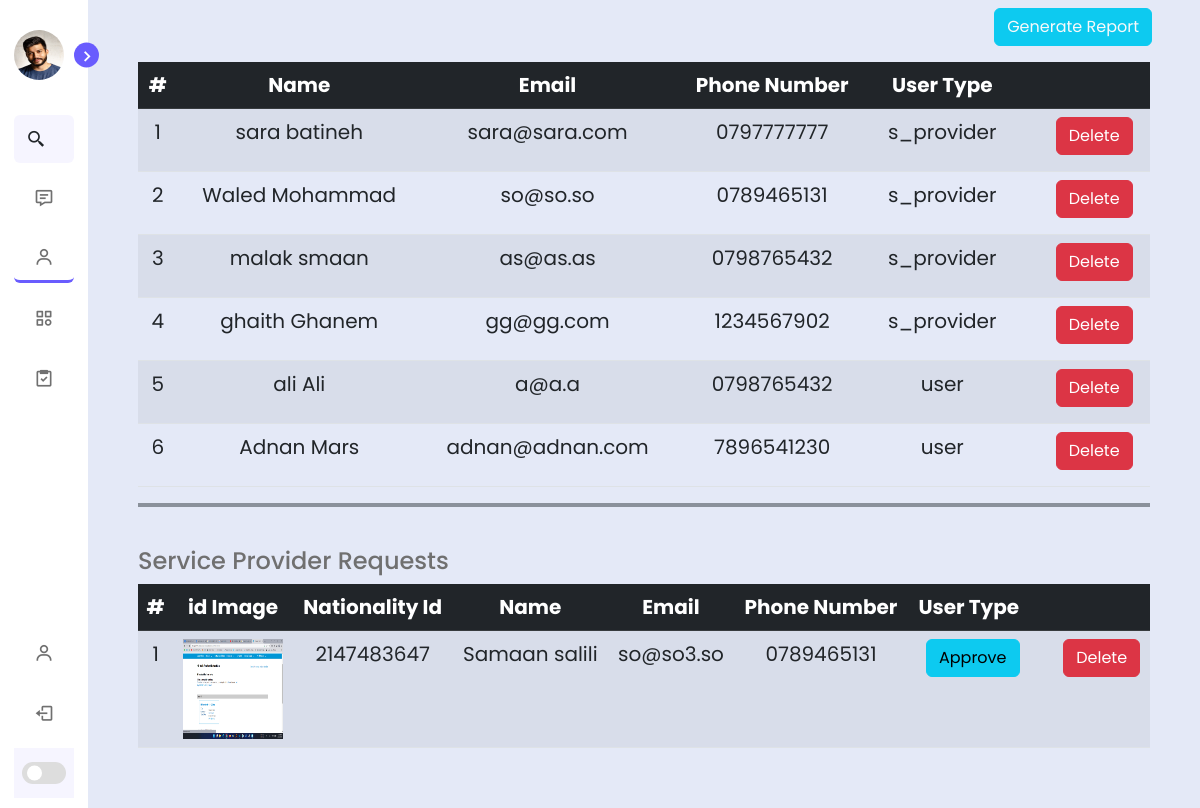
Page /Admin/users.php (signed in) on the committed database.
### tables this page shows
CREATE TABLE `register` (
  `id` int(255) NOT NULL,
  `fname` varchar(255) NOT NULL,
  `lname` varchar(255) NOT NULL,
  `email` varchar(255) NOT NULL,
  `phone_number` varchar(255) NOT NULL,
  `password` varchar(255) NOT NULL,
  `user_type` varchar(50) NOT NULL DEFAULT 'user'
);

CREATE TABLE `providerid` (
  `id` int(11) NOT NULL,
  `image` varchar(100) NOT NULL,
  `id_number` int(20) NOT NULL,
  `registerId` int(11) NOT NULL
);

### Admin/users.php (the view, shortened to what this page needs)
<?php
include "sidebar.php";
include '../processes/_addUser.php'
?>
<section class="home" id="userSection">
    <div class=" my-2 me-5 d-flex justify-content-end">
        <a href="pdfReport.php" class="btn btn-info link-light">Generate Report</a>
    </div>
    <div id="html2pdf">
        <div class="text mb-2">
            <table class="table table-striped text-center">
                <thead class="table-dark">
                    <tr>
                        <th scope="col">#</th>
                        <th scope="col">Name</th>
                        <th scope="col">Email</th>
                        <th scope="col">Phone Number</th>
                        <th scope="col">User Type</th>
                        <th scope="col"></th>
                    </tr>
                </thead>
                <tbody>
                    <?php
                    $sr = 1;
                    $rows = mysqli_query($conn, "SELECT * FROM register ORDER BY user_type ASC");
                    foreach ($rows as $row) :
                        if ($row['user_type'] !== 'admin' && $row['user_type'] !== 'pending') {
                    ?>
                            <tr>
                                <td><?php echo $sr++ ?></td>
                                <td><?php echo $row['fname'] . ' ' . $row['lname']; ?></td>
                                <td><?php echo $row['email']; ?></td>
                                <td><?php echo $row['phone_number']; ?></td>
                                <td><?php echo $row['user_type'] ?></td>
                                <td>
                                    <form action="../processes/_remove.php" method="POST" class="ms-3">
                                        <button name="deleteUser" class="btn btn-danger mb-2 ms-2">Delete</button>
                                    </form>
                                </td>
                            </tr>
                        <?php  } ?>
                    <?php endforeach; ?>
                </tbody>
            </table>
            <hr class="border border-secondary border-2 opacity-75">
        </div>
        <div class="text">
            <h4>Service Provider Requests</h4>
            <table class="table table-striped text-center">
                <thead class="table-dark">
                    <tr>
                        <th scope="col">#</th>
                        <th scope="col">id Image</th>
                        <th scope="col">Nationality Id</th>
                        <th scope="col">Name</th>
                        <th scope="col">Email</th>
                        <th scope="col">Phone Number</th>
                        <th scope="col">User Type</th>
                        <th scope="col"></th>
                    </tr>
                </thead>
                <tbody>
                    <?php
                    $sr = 1;
                    $rows = mysqli_query($conn, "SELECT * FROM register INNER JOIN providerid on register.id = providerid.registerId ORDER BY user_type ASC");
                    foreach ($rows as $row) :
                        if ($row['user_type'] !== 'admin' && $row['user_type'] == 'pending') {
                    ?>
                            <tr>
                                <td><?php echo $sr++ ?></td>
                                <td id="image"><img style="width:100px;height:100px" src="../layout/images/<?php echo $row['image']; ?>">
                                </td>
                                <td><?php echo $row['id_number']; ?></td>
                                <td><?php echo $row['fname'] . ' ' . $row['lname']; ?></td>
                                <td><?php echo $row['email']; ?></td>
                                <td><?php echo $row['phone_number']; ?></td>
                                <td>
                                    <form action="" method="post">
                                        <?php if ($row['user_type'] == 'pending') {
                                        ?>
                                            <button type="submit" class="btn btn-info mb-2 ms-2" name="changeType">Approve</button>
                                        <?php } ?>
                                    </form>
                                </td>
                                <td>
                                    <form action="../processes/_remove.php" method="POST" class="ms-3">
                                        <button name="deleteUser" class="btn btn-danger mb-2 ms-2">Delete</button>
                                    </form>
                                </td>
                            </tr>
                    <?php }
                    endforeach; ?>
                </tbody>
            </table>
        </div>
    </div>
</section>
<?php include_once 'footer.php' ?>

### Admin/layout/css/style.css (style rules this page uses)
* { box-sizing: border-box; font-family: "Poppins", sans-serif; scroll-behavior: smooth; scroll-padding-top: 3rem; list-style: none; text-decoration: none; padding: 0; margin: 0; }
:root { --body-color: #e4e9f7; --sidebar-color: #fff; --primary-color: #695cfe; --primary-color-light: #f6f5ff; --toggle-color: #ddd; --text-color: #707070; }
body { height: 100vh; background: var(--body-color); transition: all 0.5s ease; }
.home { position: relative; left: 250px; height: 100vh; width: calc(100% - 250px); background: var(--body-color); transition: all 0.4s ease; }
.home .text { font-size: 20px; font-weight: 400; color: var(--text-color); padding: 8px 50px; }
.sidebar.close ~ .home { left: 88px; width: calc(100% - 88px); }

### rows in the picture
register: fname "sara", lname "batineh", email "sara@sara.com", phone_number "0797777777", user_type "s_provider"
register: fname "Waled", lname "Mohammad", email "so@so.so", phone_number "0789465131", user_type "s_provider"
register: fname "malak", lname "smaan", email "as@as.as", phone_number "0798765432", user_type "s_provider"
register: fname "ghaith", lname "Ghanem", email "gg@gg.com", phone_number "1234567902", user_type "s_provider"
register: fname "ali", lname "Ali", email "a@a.a", phone_number "0798765432", user_type "user"
register: fname "Adnan", lname "Mars", email "adnan@adnan.com", phone_number "7896541230", user_type "user"
providerid: image (picture), id_number "2147483647", registerId.fname "Samaan", registerId.lname "salili", registerId.email "so@so3.so", registerId.phone_number "0789465131"
